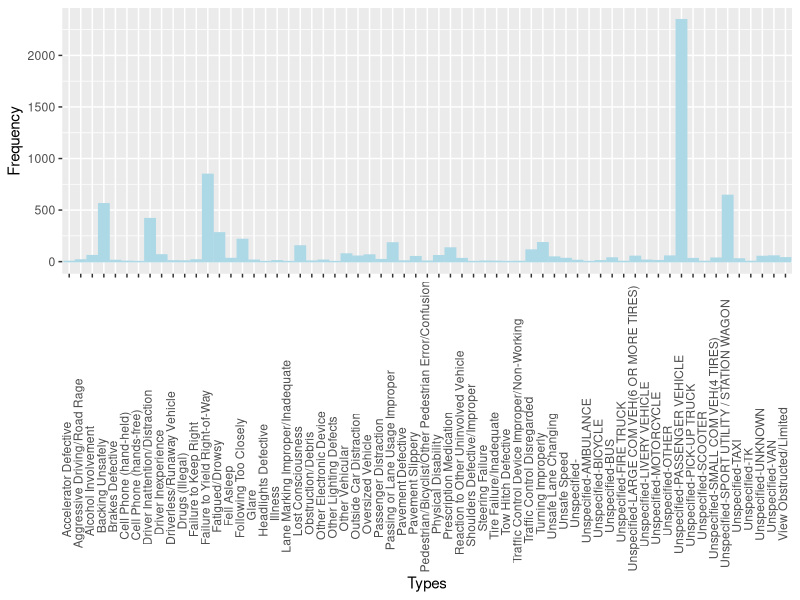
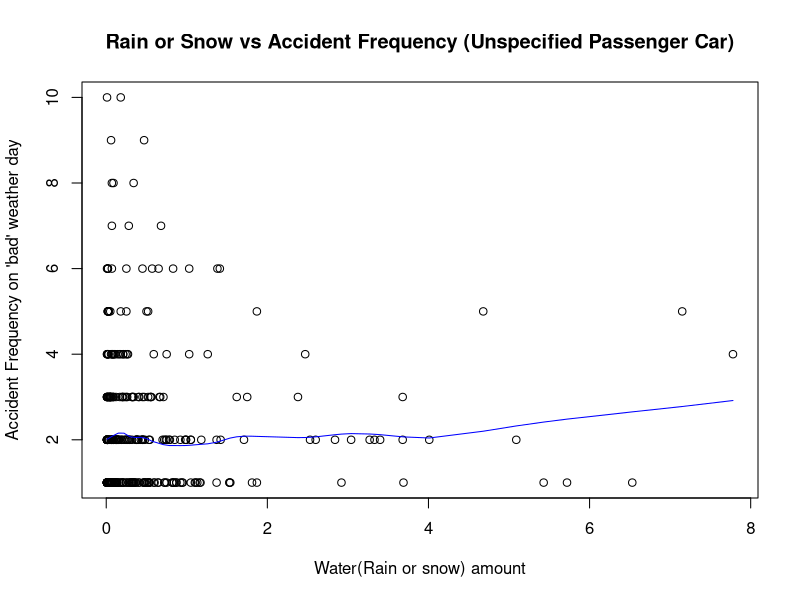
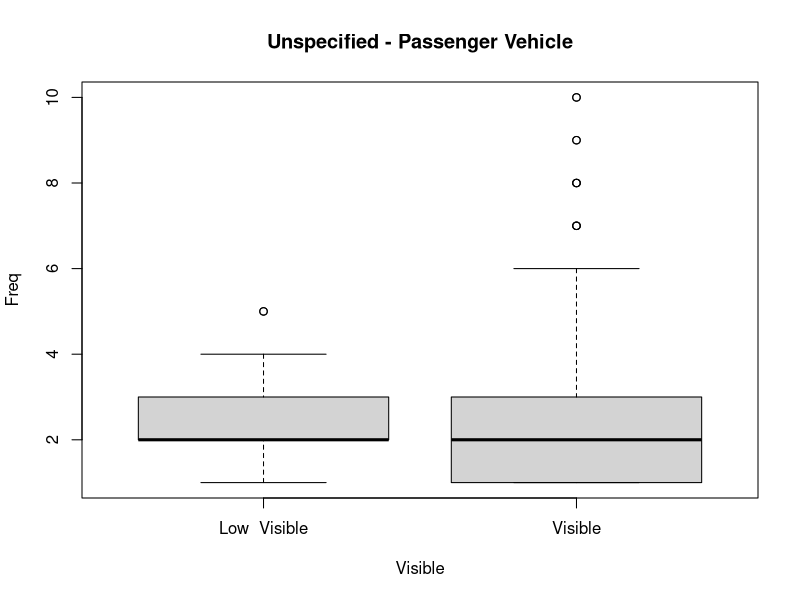

Here is the R script that generated these plots, in order:
## ---- chunk 1
options(warn=-1)

library(dplyr)
library(ggplot2)
library(tidyr)


#All collision by date
CollisionByDate <- read.csv(file="109PoliceMotorCollision.csv", header=TRUE, sep=",")
CollisionByDate$DATE <- format(as.Date(CollisionByDate$DATE, "%m/%d/%Y"), "%Y-%m-%d" ) 
# some car accident record doens't specify the reason, let's use vehicle type instead

#Weather By Date
WeatherByDate <- read.csv("NYCWeather.csv", header=TRUE, sep=",")
WeatherByDate$DATE <- format(as.Date(WeatherByDate$DATE, "%m/%d/%Y"), "%Y-%m-%d" ) 
  
#NOAA weather data
#SNOW - Snowfall
#PRCP - Precipitation

## ---- chunk 2

AccidentByDate <- CollisionByDate %>%
  select (DATE, CONTRIBUTING.FACTOR.VEHICLE.1, VEHICLE.TYPE.CODE.1) %>%
  mutate(
    Type = ifelse(CONTRIBUTING.FACTOR.VEHICLE.1 =="Unspecified", paste0("Unspecified-", VEHICLE.TYPE.CODE.1),
                  
          ifelse(CONTRIBUTING.FACTOR.VEHICLE.1 =="", paste0("Unspecified-", VEHICLE.TYPE.CODE.1),  as.character(CONTRIBUTING.FACTOR.VEHICLE.1)
          )  
                  
                  )
  ) %>%
  group_by(DATE, Type) %>%
  summarize(
    Freq = n()
    
  )

## ---- chunk 3
AccidentFreq <- AccidentByDate %>%
  group_by(Type) %>%
  summarize(
    Total = sum(Freq)
  )


ggplot(AccidentFreq, aes(x=AccidentFreq$Type, AccidentFreq$Total, color=AccidentFreq$Total)) + geom_bar(stat = "identity",fill='lightblue', color="lightblue") + xlab("Types") +
  ylab("Frequency") + 
  theme(axis.text.x=element_text(angle=90,hjust=0.2,vjust=0.2))

## ---- chunk 4

#create water column
WeatherByDate$Water <- WeatherByDate$PRCP + WeatherByDate$SNOW


Passenger_Vehicle_AccidentByDate <- AccidentByDate %>%
  filter(Type=="Unspecified-PASSENGER VEHICLE") %>%
  select(DATE, Freq)

pv_Accident_Weather_ByDate <- merge(Passenger_Vehicle_AccidentByDate,WeatherByDate,by="DATE")


Num_of_Passenger_Vehicle_Accident <- pv_Accident_Weather_ByDate %>% 
  summarize(
    Total = sum(Freq)
  )

Num_of_Passenger_Vehicle_Accident_GoodWeather <- pv_Accident_Weather_ByDate %>% 
  filter(Water ==0) %>%
  summarize(
    Total = sum(Freq)
  )

  
Num_of_Passenger_Vehicle_Accident_BadWeather <- pv_Accident_Weather_ByDate %>% 
  filter(Water > 0) %>%
  summarize(
    Total = sum(Freq)
  )


## ---- chunk 5
(Num_of_Passenger_Vehicle_Accident)
## ---- chunk 6
(Num_of_Passenger_Vehicle_Accident_GoodWeather)
## ---- chunk 7
(Num_of_Passenger_Vehicle_Accident_BadWeather)
## ---- chunk 8

#only select bad weather or water > 0
pv_Accident_Weather_ByDate <- pv_Accident_Weather_ByDate %>% filter(Water >0)

pv_Accident_Weather_noDate <- pv_Accident_Weather_ByDate[,2:dim(pv_Accident_Weather_ByDate)[2]]


pv_cor_accident_Weather <- cor(pv_Accident_Weather_noDate,  use = "complete.obs")

(pv_cor_accident_Weather)

## ---- chunk 9

lm(pv_Accident_Weather_noDate$Water~ pv_Accident_Weather_noDate$Freq)

plot(pv_Accident_Weather_noDate$Water,pv_Accident_Weather_noDate$Freq, main="Rain or Snow vs Accident Frequency (Unspecified Passenger Car)", 
    xlab="Water(Rain or snow) amount", ylab="Accident Frequency on 'bad' weather day" )
lines(lowess(pv_Accident_Weather_noDate$Water , pv_Accident_Weather_noDate$Freq), col="blue") # lowess line (x,y)


## ---- chunk 10

#clone dataset
pv_AccidentV_Weather_noDate <-  pv_Accident_Weather_noDate

#create a new column for visiblity
pv_AccidentV_Weather_noDate$Visible <- ifelse(pv_Accident_Weather_noDate$Water <= 2, "Visible","Low  Visible")

#plot the box chart
boxplot(pv_AccidentV_Weather_noDate$Freq ~ pv_AccidentV_Weather_noDate$Visible, data = pv_AccidentV_Weather_noDate, xlab = "Visible",
   ylab = "Freq", main = "Unspecified - Passenger Vehicle")

acct_lm <- lm(pv_AccidentV_Weather_noDate$Freq ~ pv_AccidentV_Weather_noDate$Visible, data = pv_AccidentV_Weather_noDate)

summary(acct_lm)
anova(acct_lm)


